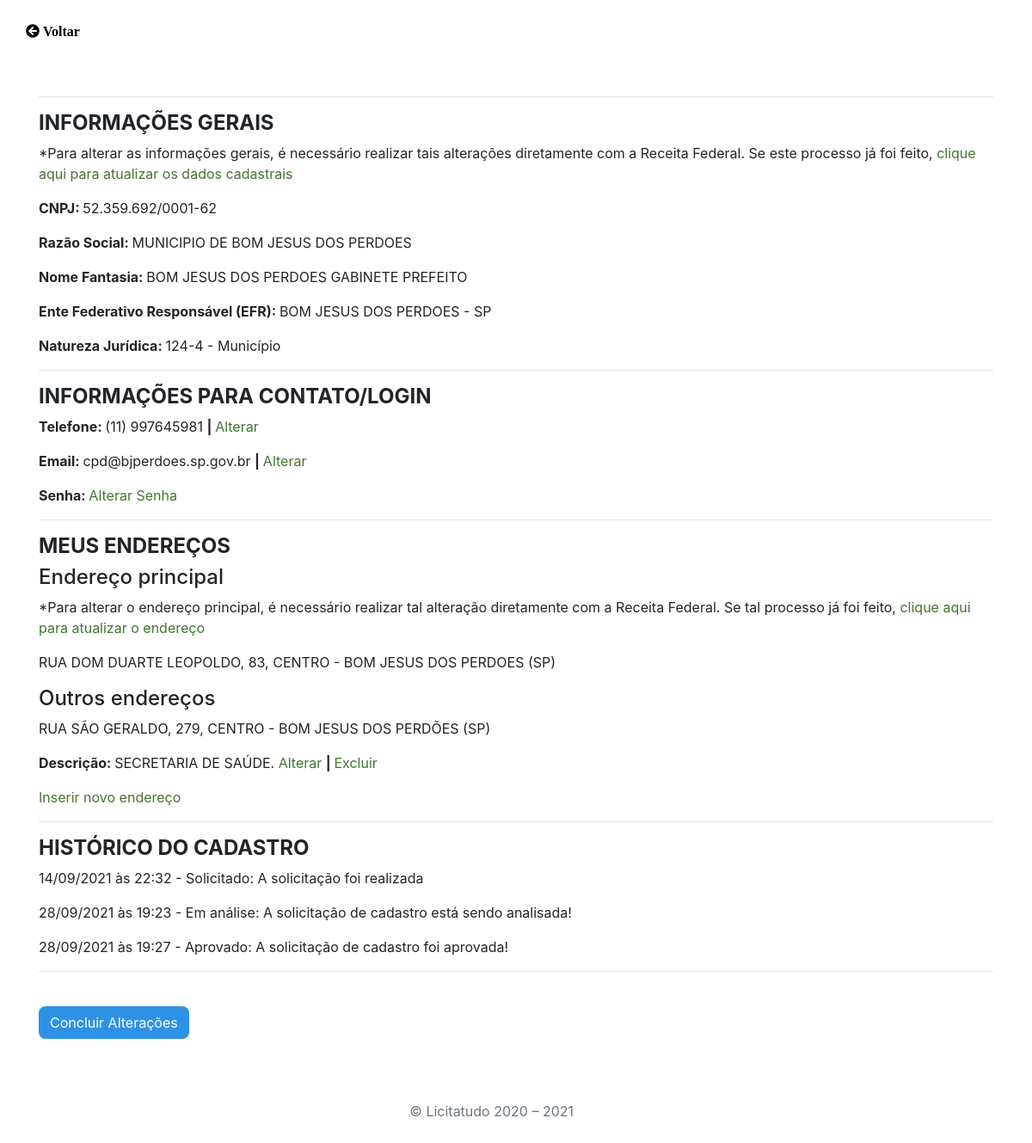
The app's page /src/Cadastro/Publico/Alteracoes/index.php (signed in) with its own data.
### tables this page shows
CREATE TABLE IF NOT EXISTS `instituicao_publica` (
  `cnpj` char(14) NOT NULL,
  `razao_social` varchar(150) DEFAULT NULL,
  `nome_fantasia` varchar(150) DEFAULT NULL,
  `efr` varchar(50) DEFAULT NULL,
  `email` varchar(40) DEFAULT NULL,
  `natureza` varchar(80) DEFAULT NULL,
  `telefone` varchar(30) DEFAULT NULL,
  `status_cadastro` int(11) DEFAULT NULL,
  PRIMARY KEY (`cnpj`),
  KEY `FK_instituicao_publica-status-cadastro` (`status_cadastro`),
  CONSTRAINT `FK_instituicao_publica-status-cadastro` FOREIGN KEY (`status_cadastro`) REFERENCES `status_cadastro` (`cod`)
);

CREATE TABLE IF NOT EXISTS `endereco_instituicao_publica` (
  `cod` int(11) NOT NULL AUTO_INCREMENT,
  `logradouro` varchar(100) DEFAULT NULL,
  `numero` varchar(10) DEFAULT NULL,
  `bairro` varchar(80) DEFAULT NULL,
  `cep` char(8) DEFAULT NULL,
  `cidade` varchar(50) DEFAULT NULL,
  `uf` char(2) DEFAULT NULL,
  `cnpj` char(14) DEFAULT NULL,
  `descricao` varchar(50) DEFAULT NULL,
  PRIMARY KEY (`cod`),
  KEY `FK_endereco_instituicao_publica-instituicao_publica` (`cnpj`),
  CONSTRAINT `FK_endereco_instituicao_publica-instituicao_publica` FOREIGN KEY (`cnpj`) REFERENCES `instituicao_publica` (`cnpj`)
);

CREATE TABLE IF NOT EXISTS `status_cadastro_hist` (
  `cod` int(11) NOT NULL AUTO_INCREMENT,
  `cnpj` char(14) DEFAULT NULL,
  `status` int(11) DEFAULT NULL,
  `data` datetime DEFAULT NULL,
  PRIMARY KEY (`cod`),
  KEY `FK_status_cadastro_hist-instituicao_publica` (`cnpj`),
  KEY `FK_status_cadastro_hist-status_cadastro` (`status`),
  CONSTRAINT `FK_status_cadastro_hist-instituicao_publica` FOREIGN KEY (`cnpj`) REFERENCES `instituicao_publica` (`cnpj`) ON DELETE NO ACTION ON UPDATE NO ACTION,
  CONSTRAINT `FK_status_cadastro_hist-status_cadastro` FOREIGN KEY (`status`) REFERENCES `status_cadastro` (`cod`) ON DELETE NO ACTION ON UPDATE NO ACTION
);

CREATE TABLE IF NOT EXISTS `status_cadastro` (
  `cod` int(11) NOT NULL AUTO_INCREMENT,
  `status` varchar(15) DEFAULT NULL,
  `descricao` varchar(50) DEFAULT NULL,
  PRIMARY KEY (`cod`)
);

### src/scripts/utils/converterPontuacaoCNPJ.php (called while the page is built)
<?php
function converterCNPJ($myCNPJ)
{
    $parte1 = substr($myCNPJ, 0, 2);
    $parte2 = substr($myCNPJ, 2, 3);
    $parte3 = substr($myCNPJ, 5, 3);
    $parte4 = substr($myCNPJ, 8, 4);
    $parte5 = substr($myCNPJ, 12, 4);
    $convertido = $parte1 . "." . $parte2 . "." . $parte3 . "/" . $parte4 . "-" . $parte5;
    return $convertido;
}

### src/Cadastro/Publico/Alteracoes/index.php (the view, shortened to what this page needs)
<?php
    include_once "../../../scripts/validaLogin.php";
    $connection  = require "../../../scripts/connectionClass.php";
    require_once '../../../scripts/utils/converterPontuacaoCNPJ.php';
    $myCnpj = $_SESSION['cnpj'];
    $sqlDadosCadastro = "select * from instituicao_publica where cnpj = $myCnpj";
    $sqlCadHist = "SELECT status_cadastro_hist.data, status_cadastro.descricao, status_cadastro.status
    FROM status_cadastro_hist INNER JOIN status_cadastro ON status_cadastro_hist.status = status_cadastro.cod
    WHERE cnpj = $myCnpj ORDER BY status_cadastro_hist.data ASC ";
    $sql = "SELECT COUNT(cod) FROM endereco_instituicao_publica WHERE cnpj = " . $myCnpj . "";
foreach ($connection->query($sql) as $key => $value) {
    $nroEnderecos = $value["COUNT(cod)"];
}
    $sql = "select * from endereco_instituicao_publica where cnpj = '" . $myCnpj . "' order by cod ASC limit 1";
    $enderecoPrincipal = $connection->query($sql);
?>
<!DOCTYPE html>
<html lang="pt-br">
    <head>
        <link rel="stylesheet" href="https://stackpath.bootstrapcdn.com/bootstrap/4.4.1/css/bootstrap.min.css">
        <link rel="stylesheet" href="../../../scripts/utils/style.css">
        <link  rel="stylesheet" href="../../../scripts/utils/fontawesome/css/all.css">
        <link rel="stylesheet" href="../../../scripts/utils/default.css">
    </head>
    <body>
        <a class="home" href="#" onclick="goBack()">
            <i class="fa fa-arrow-circle-left"> Voltar</i>
        </a>
        <div class="container" id="container-corpoindex">
            <hr><H4><b>INFORMAÇÕES GERAIS</b></H4>
                <p>*Para alterar as informações gerais, é necessário realizar tais alterações diretamente com a Receita Federal. Se este processo já foi feito,
                <a href="DadosCadastrais/atualizarDadosCadastrais.php">clique aqui para atualizar os dados cadastrais</a></p>
                    <?php
                    foreach ($connection->query($sqlDadosCadastro) as $key => $value) {
                        echo '<p><b>CNPJ: </b>' .  converterCNPJ($value['cnpj']) . '</p>';
                        echo '<p><b>Razão Social: </b>' . $value['razao_social'] . '</p>';
                        echo '<p><b>Nome Fantasia: </b>' . $value['nome_fantasia'] . '</p>';
                        echo '<p><b>Ente Federativo Responsável (EFR): </b>' . $value['efr'] . '</p>';
                        echo '<p><b>Natureza Jurídica: </b>' . $value['natureza'] . '</p>';
                        $telefone = $value['telefone'];
                        $email = $value['email'];
                    }
                    ?>
            <hr><H4><b>INFORMAÇÕES PARA CONTATO/LOGIN</b></H4>
                    <?php
                        echo '<p><b>Telefone: </b>' . $telefone . ' <a><b> | </b></a><a href="Telefone/alterarTelefone.php">Alterar</a></p>';
                        echo '<p><b>Email: </b>' . $email . ' <a><b> | </b></a><a href="Login/alterarLogin.php">Alterar</a></p>';
                    ?>
                <p><b>Senha: </b><a href="Login/alterarSenha.php">Alterar Senha</a></p>
            <hr><H4><b>MEUS ENDEREÇOS</b></H4>
            <h4>Endereço principal</h4>
                <p>*Para alterar o endereço principal, é necessário realizar tal alteração diretamente com a Receita Federal. Se tal processo já foi feito,
                <a href="Endereco/atualizarEnderecoPrincipal.php">clique aqui para atualizar o endereço</a></p>
                    <?php
                    foreach ($enderecoPrincipal as $key => $value) {
                        echo "<p>" . $value['logradouro'] . ", " . $value['numero'] . ", " . $value['bairro'] . " - " .  $value['cidade'] . " (" . $value['uf'] . ") </p>";
                    }
                    ?>
            <h4>Outros endereços</h4>
                    <?php
                    if ($nroEnderecos == 1) {
                        echo "<p>Não há outros endereços!</p>";
                    } else {
                        $limit = $nroEnderecos - 1;
                        $sql = "select * from endereco_instituicao_publica where cnpj = '" . $myCnpj . "' order by cod DESC LIMIT $limit";
                        foreach ($connection->query($sql) as $key => $value) {
                            echo "<p>" . $value['logradouro'] . ", " . $value['numero'] . ", " . $value['bairro'] . " - " .  $value['cidade'] . " (" . $value['uf'] . ") </p>";
                            echo "<p><b>Descrição: </b>" . $value['descricao'] . ". <a href='Endereco/alterarEndereco.php?cod=" . $value["cod"] . "'> Alterar </a>
                            <a><b> | </b></a><a href='Endereco/excluirEndereco.php?cod=" . $value["cod"] . "'> Excluir </a></p>";
                        }
                    }
                    ?>
                <a href="Endereco/inserirEndereco.php">Inserir novo endereço</a>
            <hr><H4><b>HISTÓRICO DO CADASTRO</b></H4>
                    <?php
                    foreach ($connection->query($sqlCadHist) as $key => $value) {
                        $dataStatusRaw = strtotime($value['data']);
                        $dataStatus = strftime('%d/%m/%Y', $dataStatusRaw);
                        $horaStatus = strftime('%H:%M', $dataStatusRaw);
                        echo '<p>' . $dataStatus . ' às ' . $horaStatus . ' - ' . $value['status'] . ': ' . $value['descricao'] . '</p>';
                    }
                    ?>
            <hr></br>
                <button class="btn btn-md buttoncad" onclick="goBack()">Concluir Alterações</button></br></br></br></br>
                <div class="container center col-md-3">
                <p class="text-muted">&copy; Licitatudo  2020 – 2021</p>
                </div>
        </div>
    </body>
</html>

### src/scripts/utils/style.css (style rules this page uses)
body { height: 100%; padding-bottom: 3rem; }
#container-corpoindex { margin-top: 4rem; }
.buttoncad { background-color: #2d92e6; color:white; border-radius: 8px; }
.home { margin-left: 30px; color:black; }

### src/scripts/utils/default.css (style rules this page uses)
a { color: #417630; }

### records on screen
instituicao_publica: cnpj "52.359.692/0001-62", razao_social "MUNICIPIO DE BOM JESUS DOS PERDOES", nome_fantasia "BOM JESUS DOS PERDOES GABINETE PREFEITO", efr "BOM JESUS DOS PERDOES - SP", natureza "124-4 - Município", telefone "(11) 997645981", email "cpd@bjperdoes.sp.gov.br"
endereco_instituicao_publica: logradouro "RUA DOM DUARTE LEOPOLDO", numero "83", bairro "CENTRO", cidade "BOM JESUS DOS PERDOES", uf "SP"
endereco_instituicao_publica: logradouro "RUA SÃO GERALDO", numero "279", bairro "CENTRO", cidade "BOM JESUS DOS PERDÕES", uf "SP", descricao "SECRETARIA DE SAÚDE"
status_cadastro_hist: data "14/09/2021", data "22:32", status.status "Solicitado", status.descricao "A solicitação foi realizada"
status_cadastro_hist: data "28/09/2021", data "19:23", status.status "Em análise", status.descricao "A solicitação de cadastro está sendo analisada!"
status_cadastro_hist: data "28/09/2021", data "19:27", status.status "Aprovado", status.descricao "A solicitação de cadastro foi aprovada!"
